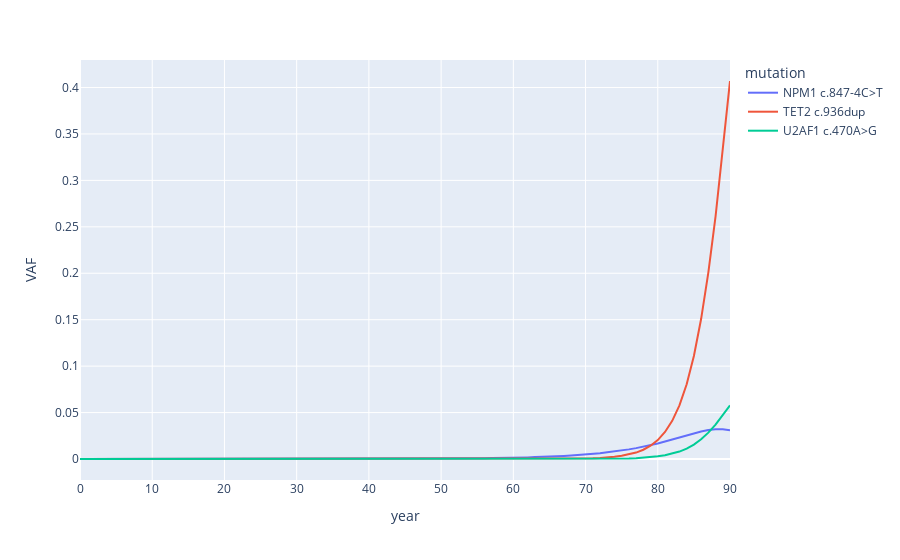

Source (notebook cell):
### Code cell
fig = px.line(df, x="year", y="VAF", color="mutation")
fig.show()

### Figure 1 — Plotly figure (JSON) as saved in the notebook; plotly's stock layout.template omitted (floating-point values rounded to 4 significant figures)
{"data": [{"hovertemplate": "mutation=NPM1 c.847-4C>T<br>year=%{x}<br>VAF=%{y}<extra></extra>", "legendgroup": "NPM1 c.847-4C>T", "line": {"color": "#636efa", "dash": "solid"}, "mode": "lines", "name": "NPM1 c.847-4C>T", "orientation": "v", "showlegend": true, "type": "scatter", "x": [0, 1, 2, 3, 4, 5, 6, 7, 8, 9, 10, 11, 12, 13, 14, 15, 16, 17, 18, 19, 20, 21, 22, 23, 24, 25, 26, 27, 28, 29, 30, 31, 32, 33, 34, 35, 36, 37, 38, 39, 40, 41, 42, 43, 44, 45, 46, 47, 48, 49, 50, 51, 52, 53, 54, 55, 56, 57, 58, 59, 60, 61, 62, 63, 64, 65, 66, 67, 68, 69, 70, 71, 72, 73, 74, 75, 76, 77, 78, 79, 80, 81, 82, 83, 84, 85, 86, 87, 88, 89, 90], "xaxis": "x", "y": [0, 0, 0, 0, 0, 0, 0, 0, 0, 0, 0, 0, 0, 0, 0, 0, 0, 0, 0, 0, 0, 0, 0, 0, 0, 0, 0, 0, 0, 0, 0, 0, 0, 0, 0, 0, 0, 0, 0, 0, 0, 0, 0, 0.0001573, 0.0001573, 0.0001573, 0.0001573, 0.0001573, 0.0001573, 0.0003145, 0.0003145, 0.0003145, 0.0004717, 0.0004717, 0.0006288, 0.0006288, 0.0007858, 0.0009429, 0.0009429, 0.0011, 0.001257, 0.00157, 0.001727, 0.002041, 0.002197, 0.00251, 0.00298, 0.003292, 0.00376, 0.004228, 0.00485, 0.005471, 0.006245, 0.007171, 0.008091, 0.009159, 0.01037, 0.01172, 0.0132, 0.01493, 0.01676, 0.01879, 0.02097, 0.02321, 0.02555, 0.02767, 0.02964, 0.03118, 0.03202, 0.03201, 0.03101], "yaxis": "y"}, {"hovertemplate": "mutation=TET2 c.936dup<br>year=%{x}<br>VAF=%{y}<extra></extra>", "legendgroup": "TET2 c.936dup", "line": {"color": "#EF553B", "dash": "solid"}, "mode": "lines", "name": "TET2 c.936dup", "orientation": "v", "showlegend": true, "type": "scatter", "x": [0, 1, 2, 3, 4, 5, 6, 7, 8, 9, 10, 11, 12, 13, 14, 15, 16, 17, 18, 19, 20, 21, 22, 23, 24, 25, 26, 27, 28, 29, 30, 31, 32, 33, 34, 35, 36, 37, 38, 39, 40, 41, 42, 43, 44, 45, 46, 47, 48, 49, 50, 51, 52, 53, 54, 55, 56, 57, 58, 59, 60, 61, 62, 63, 64, 65, 66, 67, 68, 69, 70, 71, 72, 73, 74, 75, 76, 77, 78, 79, 80, 81, 82, 83, 84, 85, 86, 87, 88, 89, 90], "xaxis": "x", "y": [0, 0, 0, 0, 0, 0, 0, 0, 0, 0, 0, 0, 0, 0, 0, 0, 0, 0, 0, 0, 0, 0, 0, 0, 0, 0, 0, 0, 0, 0, 0, 0, 0, 0, 0, 0, 0, 0, 0, 0, 0, 0, 0, 0, 0, 0, 0, 0, 0, 0, 0, 0, 0, 0, 0, 0, 0, 0, 0, 0, 0, 0, 0, 0, 0, 0, 0, 0.0001568, 0.0001567, 0.0003132, 0.0004694, 0.0007815, 0.001093, 0.001559, 0.002334, 0.003415, 0.004799, 0.00694, 0.009973, 0.01432, 0.02038, 0.02908, 0.04106, 0.05775, 0.08053, 0.111, 0.1507, 0.2007, 0.2613, 0.3312, 0.407], "yaxis": "y"}, {"hovertemplate": "mutation=U2AF1 c.470A>G<br>year=%{x}<br>VAF=%{y}<extra></extra>", "legendgroup": "U2AF1 c.470A>G", "line": {"color": "#00cc96", "dash": "solid"}, "mode": "lines", "name": "U2AF1 c.470A>G", "orientation": "v", "showlegend": true, "type": "scatter", "x": [0, 1, 2, 3, 4, 5, 6, 7, 8, 9, 10, 11, 12, 13, 14, 15, 16, 17, 18, 19, 20, 21, 22, 23, 24, 25, 26, 27, 28, 29, 30, 31, 32, 33, 34, 35, 36, 37, 38, 39, 40, 41, 42, 43, 44, 45, 46, 47, 48, 49, 50, 51, 52, 53, 54, 55, 56, 57, 58, 59, 60, 61, 62, 63, 64, 65, 66, 67, 68, 69, 70, 71, 72, 73, 74, 75, 76, 77, 78, 79, 80, 81, 82, 83, 84, 85, 86, 87, 88, 89, 90], "xaxis": "x", "y": [0, 0, 0, 0, 0, 0, 0, 0, 0, 0, 0, 0, 0, 0, 0, 0, 0, 0, 0, 0, 0, 0, 0, 0, 0, 0, 0, 0, 0, 0, 0, 0, 0, 0, 0, 0, 0, 0, 0, 0, 0, 0, 0, 0, 0, 0, 0, 0, 0, 0, 0, 0, 0, 0, 0, 0, 0, 0, 0, 0, 0, 0, 0, 0, 0, 0, 0, 0, 0, 0, 0, 0, 0.0001561, 0.0001559, 0.0003112, 0.0004657, 0.0006192, 0.0009253, 0.001381, 0.001981, 0.002869, 0.004027, 0.005719, 0.008025, 0.01125, 0.01557, 0.02122, 0.02839, 0.03697, 0.04686, 0.05774], "yaxis": "y"}], "layout": {"legend": {"title": {"text": "mutation"}, "tracegroupgap": 0}, "margin": {"t": 60}, "xaxis": {"anchor": "y", "domain": [0, 1], "title": {"text": "year"}}, "yaxis": {"anchor": "x", "domain": [0, 1], "title": {"text": "VAF"}}}}
